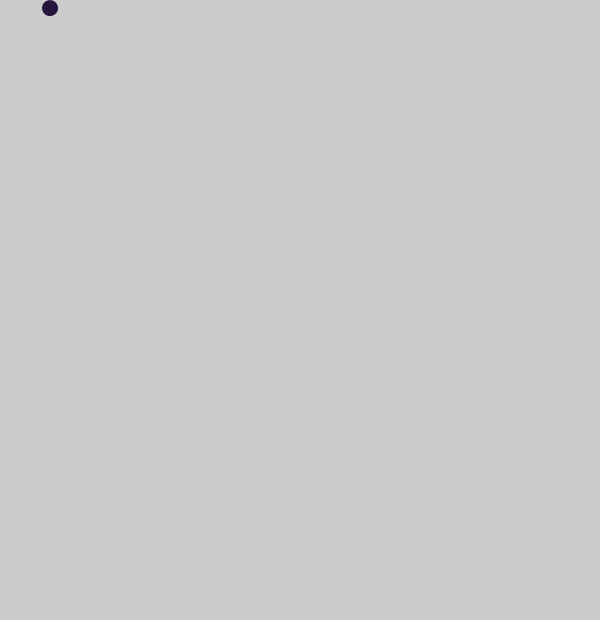
Frame 1 (no input)
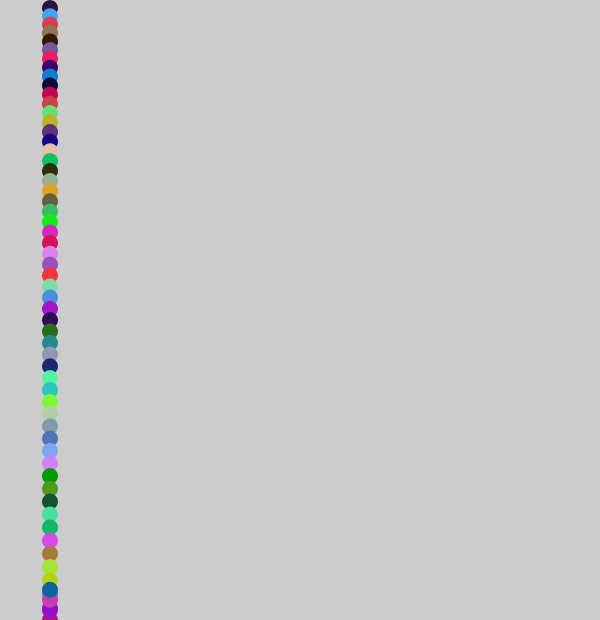
Frame 60 (the mouse pressed at the canvas centre just before this capture)
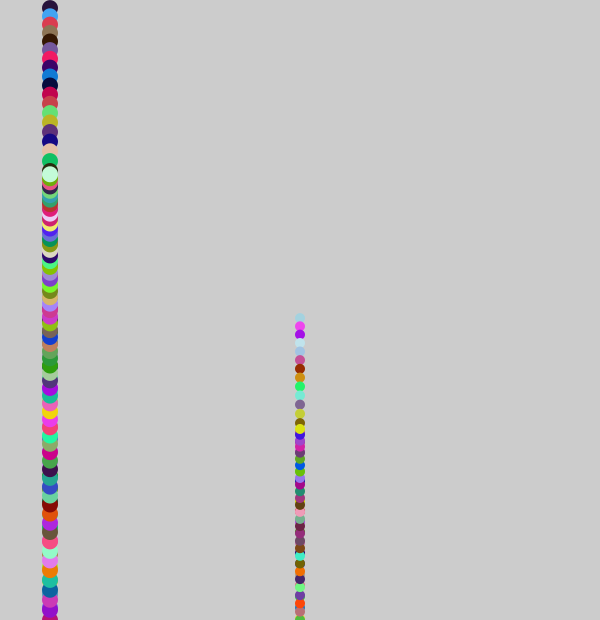
Frame 120 (the mouse held since frame 60 and released just before this capture)

The Processing sketch that drew these frames (run headless with seeded random() and noise(); from frame 60 on, the mouse is pressed at the canvas centre):

// Processing sketch: processing_5886
// ── processing_5886.pde

Ball[] balls = new Ball[1];
float gravity = 0.1;
int xy = 10;
int blauw = 20;
int rood = 40;
int groen = 60;

void setup() {
  size(600,620);
  smooth();
  frameRate(25);
  
balls[0] = new Ball(50,0,16);
}

void draw() {
  //background(100);
  for (int i = 0; i < balls.length; i++ ) {
  balls[i].gravity();
  balls[i].move();
  balls[i].display();
  }
}


void mousePressed() {
  Ball b = new Ball(mouseX,mouseY,xy);
  xy = int (random(2,15));
  
  balls = (Ball[]) append(balls,b);
  }
  
  
  class Ball {
  float x;
  float y;
  float speed;
  float w;
  
  Ball(float tempX, float tempY, float tempW) { 
  x = tempX;
  y = tempY;
  w = tempW;
  speed = 8;
  }
  
void gravity() {
  
  speed = speed + gravity;
  }

void move() {
  
  y = y + speed;
  
  if (y > height) {
  speed = speed * -0.75;
  y = height;
  }
}

void display() {
  
  fill(rood,blauw,groen);
  noStroke();
  ellipse(x,y,w,w);
  
    blauw = int(random(0,255));
    rood = int(random(0,255));
    groen = int(random(0,255));
  }
}
